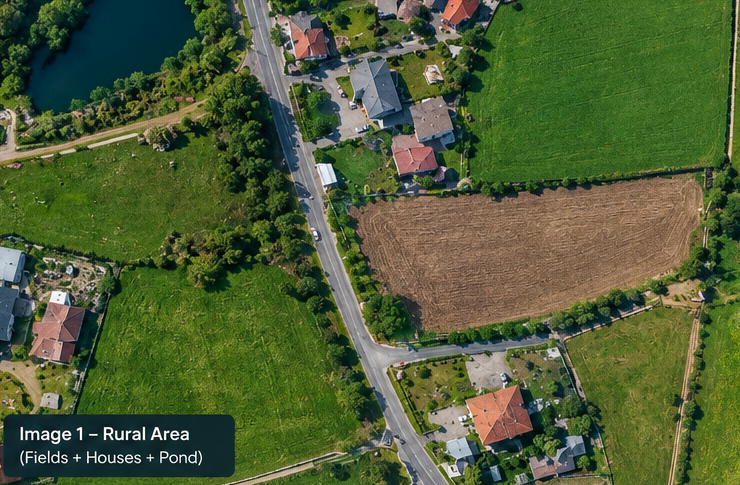
#> input picture test_assets/image_a_rural.png, 740 x 485 px, found by its file name
$ python debug_roads.py
#> lines starting #> are read from the running program, lines starting #| are printed output that depends on the picture; after the words box and inside, x2 and y2 are one past the last pixel; in counts of white or black regions, pixels touching at a corner belong together
import cv2
import numpy as np
import math

for name in ['image_a_rural.png', 'image_b_urban.png', 'image_c_coastal.png', 'image_d_agricultural.png']:
    img = cv2.imread(f'test_assets/{name}')
#> img is the input picture: shape (485, 740, 3); mean B, G, R 54.1, 94.2, 79.4
    h, w = img.shape[:2]
#> h = 485; w = 740
    total_area = float(w * h)
#> total_area = 358900
    max_dim = max(w, h)
#> max_dim = 740

    hsv = cv2.cvtColor(img, cv2.COLOR_BGR2HSV)
#> hsv: shape (485, 740, 3); mean H, S, V 49.7, 145.9, 100.7
    b = img[:, :, 0].astype(np.float32)
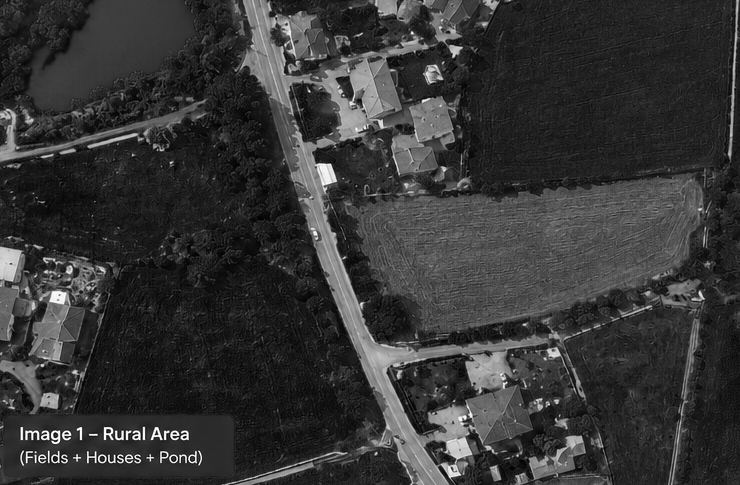
#> b: shape (485, 740) float32; min 0, max 255, mean 54.1
    g = img[:, :, 1].astype(np.float32)
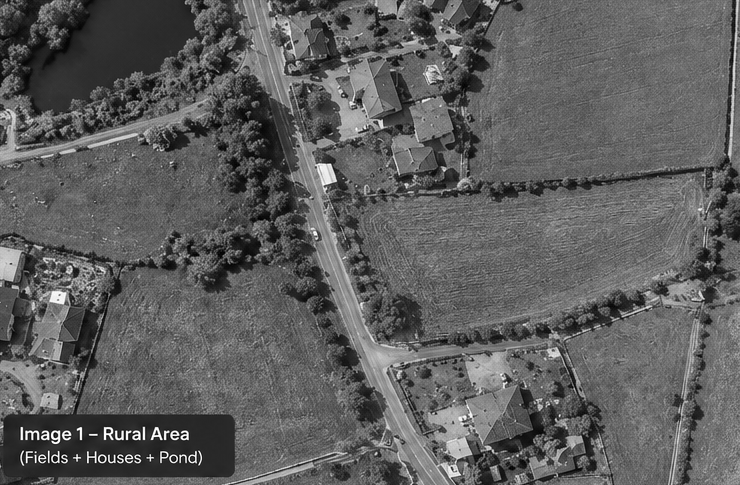
#> g: shape (485, 740) float32; min 0, max 255, mean 94.2
    r = img[:, :, 2].astype(np.float32)
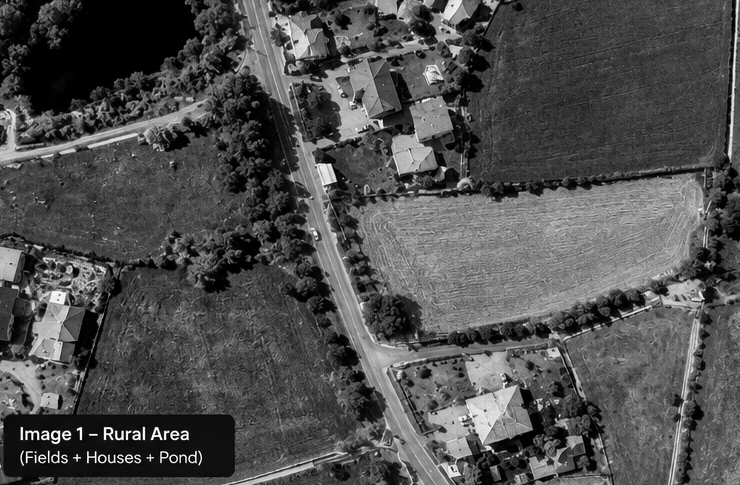
#> r: shape (485, 740) float32; min 0, max 255, mean 79.4
    exg = 2.0 * g - r - b
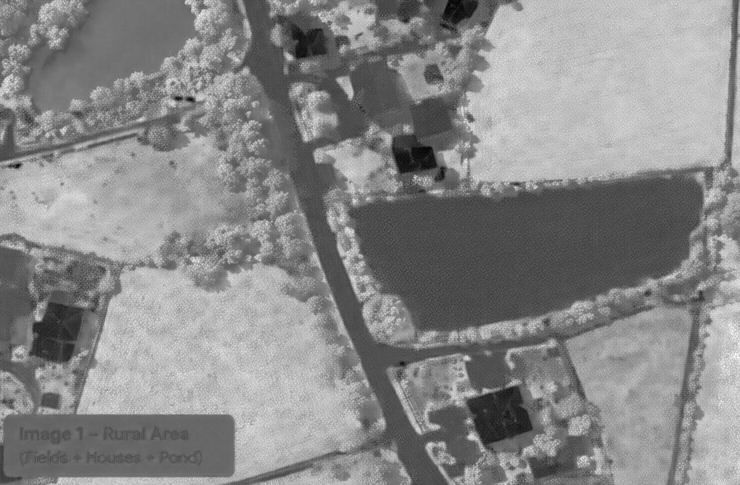
#> exg: shape (485, 740) float32; min -85, max 177, mean 55; drawn with min black and max white

    is_paved = (hsv[:, :, 1] < 65) & (hsv[:, :, 2] >= 70) & (hsv[:, :, 2] <= 245) & (abs(exg) < 18.0)
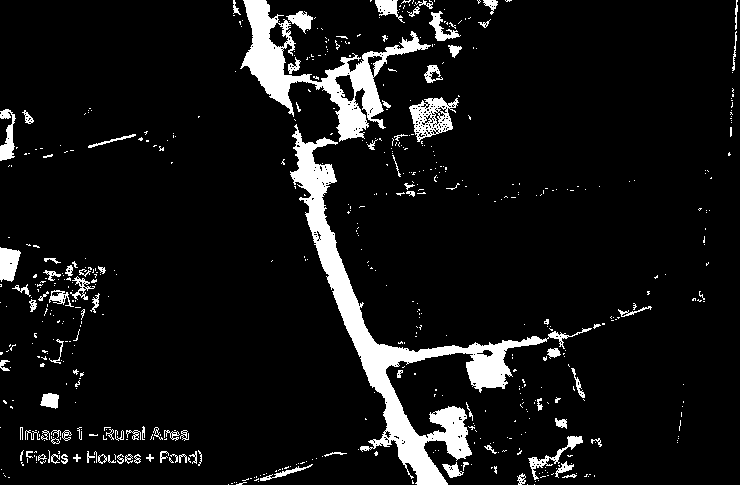
#> is_paved: shape (485, 740) bool; 8.1% white; 585 white regions (491 under 20 px), largest, box (x1, y1, x2, y2) and area: (290, 124, 592, 485) 12656, (240, 0, 431, 142) 6587, (409, 97, 459, 142) 1068
    is_dirt = (hsv[:, :, 0] >= 14) & (hsv[:, :, 0] <= 42) & (hsv[:, :, 1] >= 35) & (hsv[:, :, 1] <= 170) & (hsv[:, :, 2] >= 65) & (hsv[:, :, 2] <= 215) & (exg < 10.0)
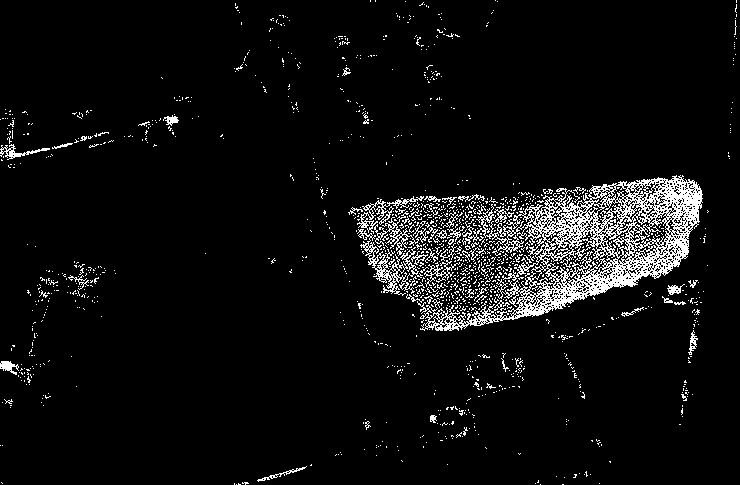
#> is_dirt: shape (485, 740) bool; 5.9% white in thin lines or dots
    road_surface = (is_paved | is_dirt).astype(np.uint8) * 255
#> road_surface: shape (485, 740); 13.6% white; 1186 white regions (1045 under 20 px), largest, box (x1, y1, x2, y2) and area: (290, 124, 592, 485) 12708, (417, 175, 703, 331) 12686, (236, 0, 431, 142) 6636

    kernel_r = cv2.getStructuringElement(cv2.MORPH_RECT, (3, 3))
    road_clean = cv2.morphologyEx(road_surface, cv2.MORPH_OPEN, kernel_r)
#> road_clean: shape (485, 740); 7.1% white; 184 white regions (118 under 20 px), largest, box (x1, y1, x2, y2) and area: (290, 131, 543, 485) 11947, (242, 0, 383, 140) 5505, (0, 248, 20, 281) 539
    road_bridged = cv2.morphologyEx(road_clean, cv2.MORPH_CLOSE, cv2.getStructuringElement(cv2.MORPH_RECT, (9, 9)))
#> road_bridged: shape (485, 740); 8.2% white; 78 white regions (34 under 20 px), largest, box (x1, y1, x2, y2) and area: (290, 131, 543, 485) 13227, (233, 0, 427, 140) 7474, (589, 228, 689, 295) 1520
    num_labels, labels, stats, _ = cv2.connectedComponentsWithStats(road_bridged, connectivity=8)
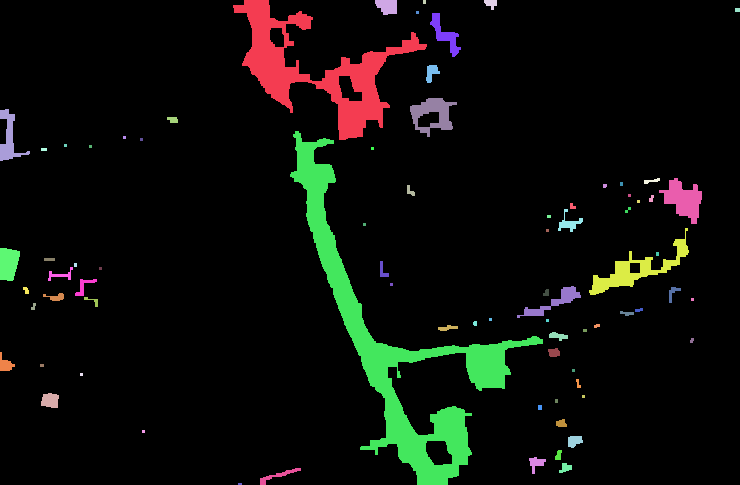
#> labels: shape (485, 740) int32; 79 distinct labels, from 0 to 78; one colour per label, 0 black
#> num_labels = 79; stats = 79 rows, first 6: [0, 0, 740, 485, 329342], [233, 0, 194, 140, 7474], [375, 0, 22, 15, 267], [423, 0, 3, 4, 12], [484, 0, 13, 10, 85], [735, 8, 5, 4, 20]

    print(f"\n=== {name} Road Components: {num_labels - 1} ===")
#| === image_a_rural.png Road Components: 78 ===
    good = 0
    for l in range(1, num_labels):
        area = stats[l, cv2.CC_STAT_AREA]
        bx, by, bw, bh = stats[l, :4]
        diag = math.hypot(bw, bh)
        approx_w = area / max(1.0, diag)
        true_elongation = diag / max(1.0, approx_w)
        if area >= 300 and diag >= 45 and true_elongation >= 1.8:
            good += 1
            if good <= 5:
                print(f"  Comp {l}: area={area}, bbox=({bx},{by},{bw},{bh}), approx_w={approx_w:.1f}, elong={true_elongation:.1f}")
#> this loop made 78 passes
#> (area, bx, by, bw, bh, diag, approx_w, true_elongation) on passes 1, 2, 4, 5, 7, 8, 9, 10, 11, 12, 19, 20: (7474, 233, 0, 194, 140, 239.2, 31.24, 7.66), (267, 375, 0, 22, 15, 26.63, 10.03, 2.66), (85, 484, 0, 13, 10, 16.4, 5.18, 3.16), (20, 735, 8, 5, 4, 6.4, 3.12, 2.05), (452, 430, 13, 31, 44, 53.82, 8.4, 6.41), (149, 426, 65, 14, 18, 22.8, 6.53, 3.49), (903, 410, 98, 47, 39, 61.07, 14.79, 4.13), (557, 0, 109, 30, 52, 60.03, 9.28, 6.47), (55, 167, 117, 11, 6, 12.53, 4.39, 2.85), (13227, 290, 131, 253, 354, 435.1, 30.4, 14.31), (48, 644, 178, 16, 6, 17.09, 2.81, 6.08), (1030, 659, 178, 43, 46, 62.97, 16.36, 3.85)
#|   Comp 1: area=7474, bbox=(233,0,194,140), approx_w=31.2, elong=7.7
#|   Comp 7: area=452, bbox=(430,13,31,44), approx_w=8.4, elong=6.4
#|   Comp 9: area=903, bbox=(410,98,47,39), approx_w=14.8, elong=4.1
#|   Comp 10: area=557, bbox=(0,109,30,52), approx_w=9.3, elong=6.5
#|   Comp 12: area=13227, bbox=(290,131,253,354), approx_w=30.4, elong=14.3
#> after the loop, good = 8
    print(f"  Total eligible road candidates: {good}")
#|   Total eligible road candidates: 8
#> pass 2 of the loop `for name in ['image_a_rural.png', 'image_b_urban.png', 'image_c_coasta..`:
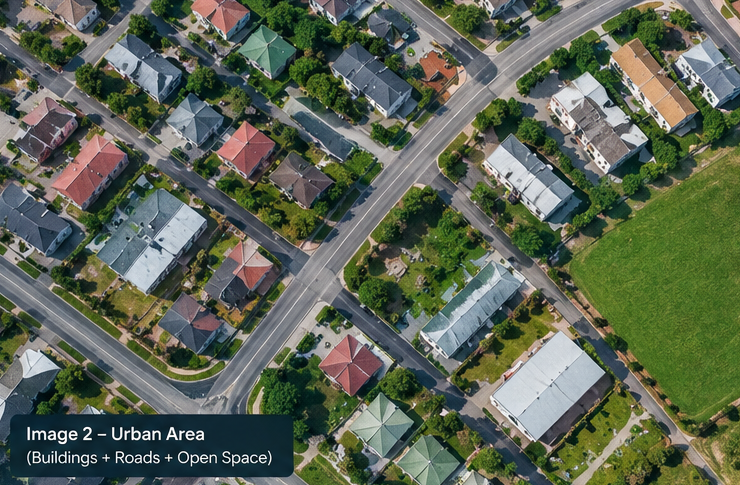
#> input picture test_assets/image_b_urban.png, 740 x 485 px, found by its file name
#> img is the input picture: shape (485, 740, 3); mean B, G, R 84.3, 101.4, 92.4
#> hsv: shape (485, 740, 3); mean H, S, V 69.6, 96.3, 108.7
#> `is_paved = (hsv[:, :, 1] < 65) & (hsv[:, :, 2] >= 70) & (hsv[:, :, 2] ..`:
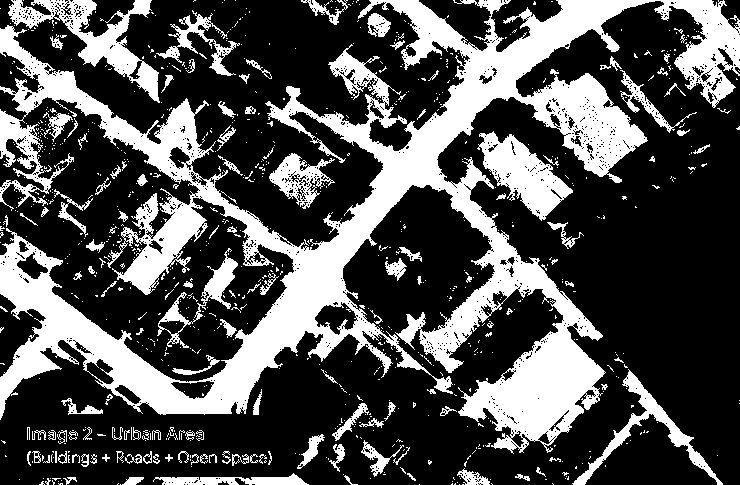
#> is_paved: shape (485, 740) bool; 31.4% white; 853 white regions (722 under 20 px), largest, box (x1, y1, x2, y2) and area: (0, 0, 740, 454) 85484, (8, 0, 160, 103) 4263, (477, 131, 573, 221) 3795
#> is_dirt: shape (485, 740) bool; 2.2% white in thin lines or dots
#> road_surface: shape (485, 740); 32.6% white; 1037 white regions (897 under 20 px), largest, box (x1, y1, x2, y2) and area: (0, 0, 740, 454) 88957, (8, 0, 160, 103) 4369, (471, 131, 573, 221) 3890
#> road_clean: shape (485, 740); 27% white; 207 white regions (101 under 20 px), largest, box (x1, y1, x2, y2) and area: (0, 0, 658, 444) 61196, (0, 26, 199, 181) 5967, (655, 0, 740, 106) 3599
#> road_bridged: shape (485, 740); 30.4% white; 85 white regions (37 under 20 px), largest, box (x1, y1, x2, y2) and area: (0, 0, 740, 452) 81690, (0, 0, 203, 197) 13191, (113, 194, 205, 295) 3910
#> `num_labels, labels, stats, _ = cv2.connectedComponentsWithStats(road_b..`:
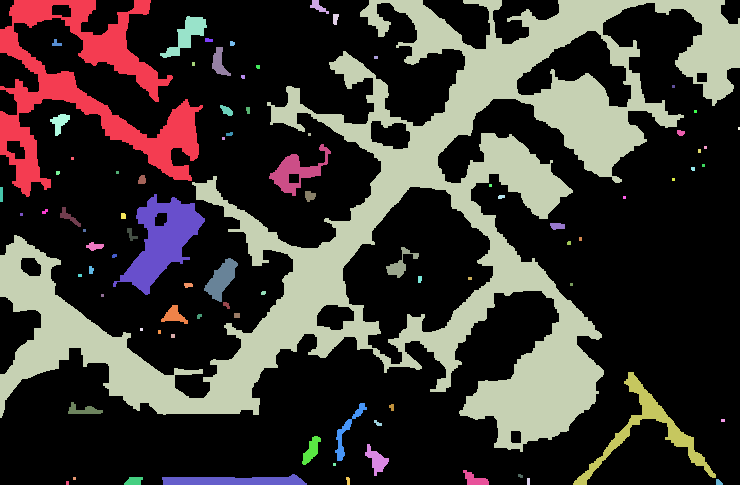
#> labels: shape (485, 740) int32; 86 distinct labels, from 0 to 85; one colour per label, 0 black
#> num_labels = 86; stats = 86 rows, first 6: [0, 0, 740, 485, 249713], [0, 0, 203, 197, 13191], [310, 0, 19, 14, 114], [0, 0, 740, 452, 81690], [333, 14, 6, 11, 52], [160, 16, 47, 42, 728]
#| === image_b_urban.png Road Components: 85 ===
#> the loop `for l in range(1, num_labels):` made 85 passes
#> (area, bx, by, bw, bh, diag, approx_w, true_elongation) on passes 1 to 8: (13191, 0, 0, 203, 197, 282.9, 46.63, 6.07), (114, 310, 0, 19, 14, 23.6, 4.83, 4.89), (81690, 0, 0, 740, 452, 867.1, 94.21, 9.2), (52, 333, 14, 6, 11, 12.53, 4.15, 3.02), (728, 160, 16, 47, 42, 63.03, 11.55, 5.46), (42, 52, 39, 10, 7, 12.21, 3.44, 3.55), (28, 205, 38, 8, 4, 8.94, 3.13, 2.86), (22, 230, 41, 5, 5, 7.07, 3.11, 2.27)
#> (printed output is left out)
#|   Total eligible road candidates: 10
#> pass 3 of the loop `for name in ['image_a_rural.png', 'image_b_urban.png', 'image_c_coasta..`:
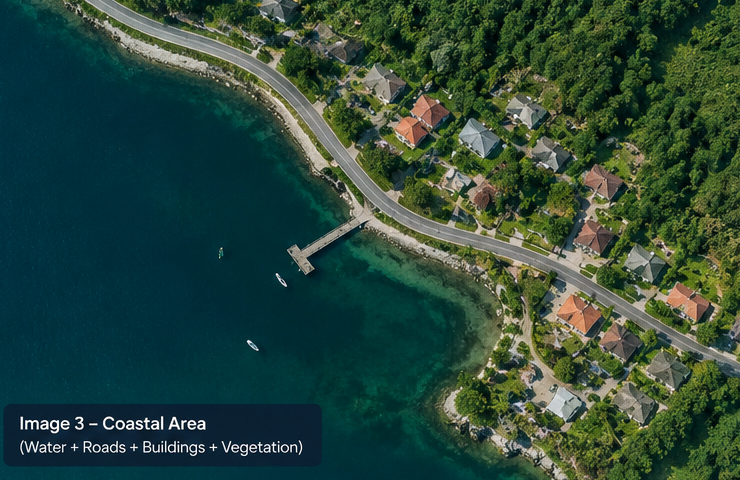
#> input picture test_assets/image_c_coastal.png, 740 x 480 px, found by its file name
#> img is the input picture: shape (480, 740, 3); mean B, G, R 58.8, 71.7, 43.5
#> hsv: shape (480, 740, 3); mean H, S, V 70.4, 173.8, 76.9
#> b: shape (480, 740) float32
#> g: shape (480, 740) float32
#> r: shape (480, 740) float32
#> exg: shape (480, 740) float32
#> `is_paved = (hsv[:, :, 1] < 65) & (hsv[:, :, 2] >= 70) & (hsv[:, :, 2] ..`:
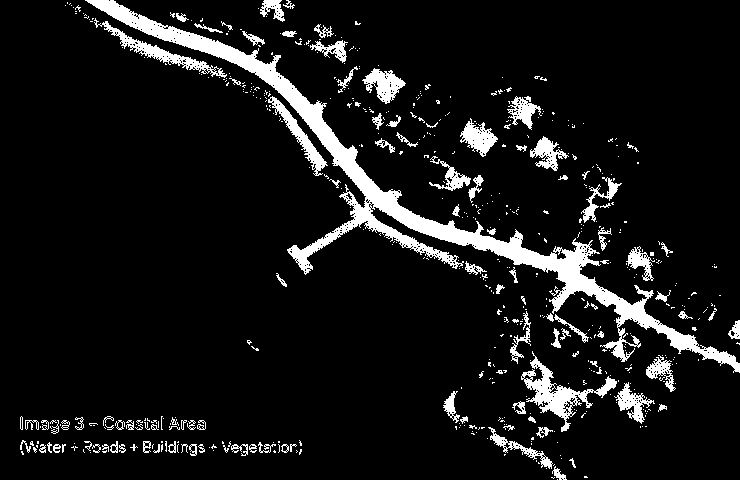
#> is_paved: shape (480, 740) bool; 8.9% white; 564 white regions (460 under 20 px), largest, box (x1, y1, x2, y2) and area: (85, 0, 740, 373) 15222, (521, 351, 617, 432) 1815, (94, 18, 227, 78) 1118
#> is_dirt: shape (480, 740) bool; 1.1% white in thin lines or dots, all inside (x1, y1, x2, y2) = (93, 4, 740, 480)
#> road_surface: shape (480, 740); 9.2% white; 618 white regions (513 under 20 px), largest, box (x1, y1, x2, y2) and area: (85, 0, 740, 373) 15847, (521, 351, 617, 432) 1896, (90, 18, 227, 78) 1125
#> road_clean: shape (480, 740); 6.4% white; 138 white regions (67 under 20 px), largest, box (x1, y1, x2, y2) and area: (87, 0, 740, 372) 11937, (525, 359, 587, 418) 1166, (348, 197, 417, 248) 859
#> road_bridged: shape (480, 740); 7.7% white; 61 white regions (21 under 20 px), largest, box (x1, y1, x2, y2) and area: (87, 0, 740, 372) 18915, (523, 359, 587, 431) 1688, (364, 69, 405, 102) 775
#> `num_labels, labels, stats, _ = cv2.connectedComponentsWithStats(road_b..`:
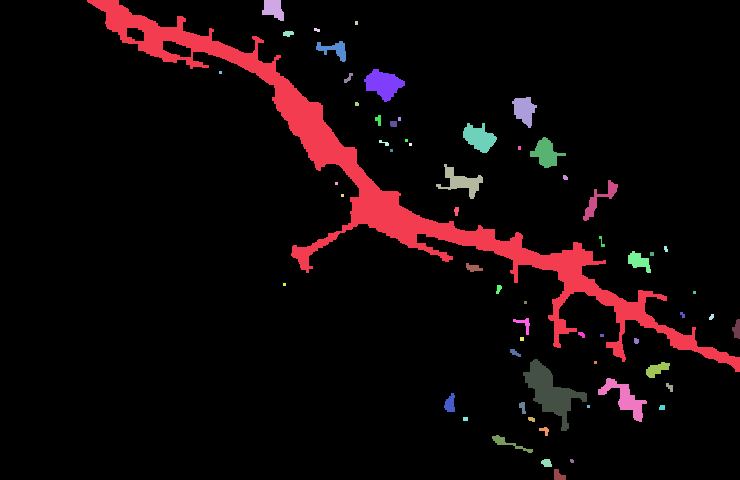
#> labels: shape (480, 740) int32; 62 distinct labels, from 0 to 61; one colour per label, 0 black
#| === image_c_coastal.png Road Components: 61 ===
#> the loop `for l in range(1, num_labels):` made 61 passes
#|   Comp 1: area=18915, bbox=(87,0,653,372), approx_w=25.2, elong=29.9
#|   Comp 7: area=775, bbox=(364,69,41,33), approx_w=14.7, elong=3.6
#|   Comp 15: area=611, bbox=(463,123,34,30), approx_w=13.5, elong=3.4
#|   Comp 16: area=544, bbox=(530,137,36,31), approx_w=11.5, elong=4.1
#|   Comp 22: area=580, bbox=(436,164,47,35), approx_w=9.9, elong=5.9
#|   Total eligible road candidates: 8
#> the loop made 4 passes; the first 3 are shown
